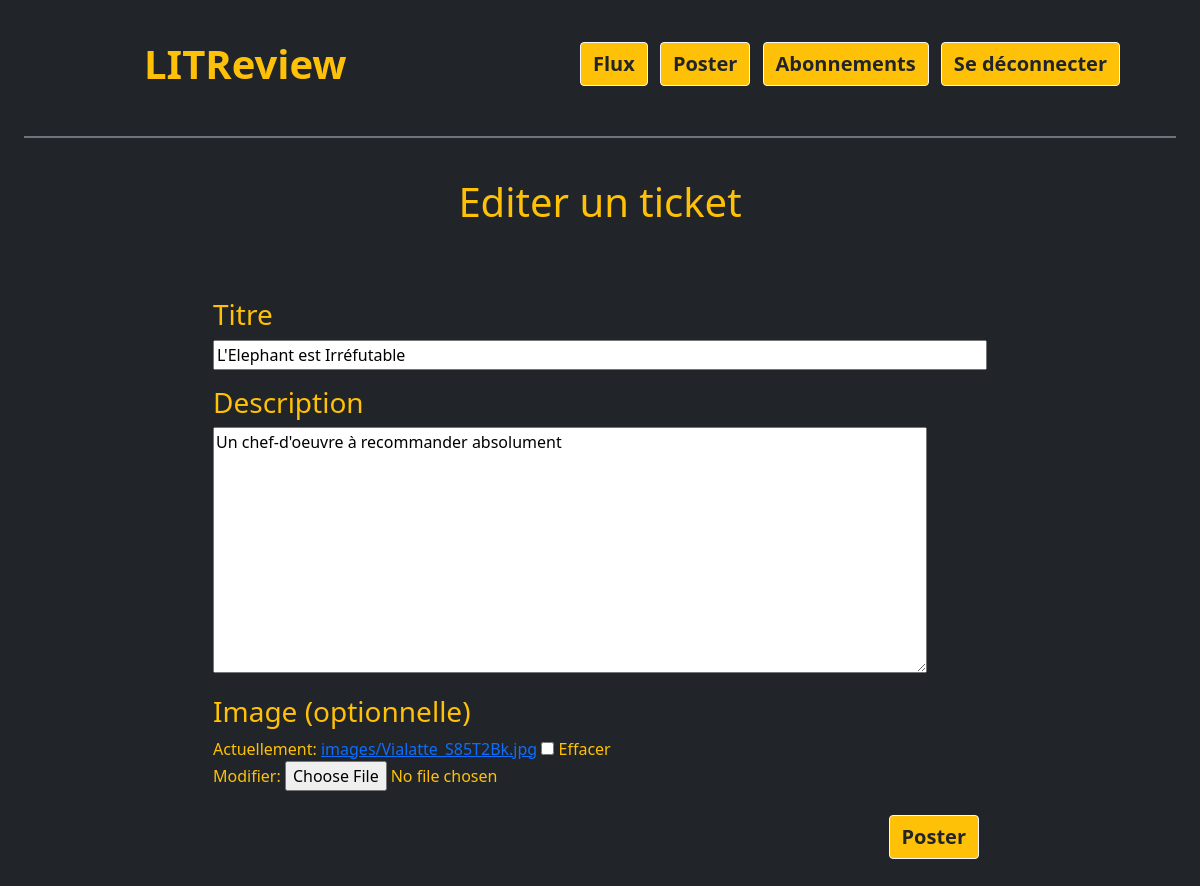
/reviews/ticket_edit/42/ (signed in), run on the app's committed database.
### reviews/models.py (models this page shows, shortened)
class Ticket(models.Model):
    title = models.CharField(max_length=128)
    description = models.TextField(max_length=2048, blank=True)
    user = models.ForeignKey(to=settings.AUTH_USER_MODEL, on_delete=models.CASCADE)
    image = models.ImageField(null=True, blank=True, upload_to='images')
    time_created = models.DateTimeField(auto_now_add=True)

### reviews/views.py (the view)
# urls.py: path('ticket_edit/<int:ticket_id>/', views.ticket_edit, name='ticket_edit'),
@login_required
def ticket_edit(request, ticket_id):
    original = get_object_or_404(Ticket, pk=ticket_id)
    if request.user != original.user:
        raise PermissionDenied
    if request.method == "POST":
        form = TicketForm(request.POST, request.FILES)
        if form.is_valid():
            updated = form.save(commit=False)
            updated.ticket = ticket
            original.title = updated.title
            original.description = updated.description
            original.image = updated.image
            original.save()
            return redirect('/')
    else:
        form = TicketForm(instance=original)
    return render(request, 'reviews/ticket_edit.html', {'form': form,
                'ticket_id': ticket_id})

### reviews/forms.py
class TicketForm(forms.ModelForm):
    title = forms.CharField(widget=forms.TextInput(attrs={'size': '78'}))
    description = forms.CharField(widget=forms.Textarea(attrs={'cols': '75', 'rows': '10'}))
    class Meta:
        model = Ticket
        fields = ('title', 'description', 'image')

### templates/reviews/ticket_edit.html (shortened to what this page needs)
{% extends "base_rev.html" %}
{% block content %}
  <section class="d-flex flex-column justify-content-center align-items-center">
    <h1>Editer un ticket</h1>
    {% include './includes/ticket_form.html' with ticket_form=form %}
  </section>
{% endblock content %}

### templates/reviews/includes/ticket_form.html (shortened to what this page needs)
<form method="post" enctype="multipart/form-data" class="my-5">
    <h3 class="mt-3">Titre</h3>
    <p>{{ticket_form.title}}</p>
    <h3 class="mt-3">Description</h3>
    <p>{{ticket_form.description}}</p>
    <h3 class="mt-3">Image (optionnelle)</h3>
    <p>{{ticket_form.image}}</p>
    <div class="d-flex justify-content-end my-4">
    <button type="submit" class="btn btn-outline-light text-dark bg-warning me-2 fs-5 fw-bold">Poster</button>
  </div>
</form>

### data on the page
Ticket: title "L'Elephant est Irréfutable", description "Un chef-d'oeuvre à recommander absolument"
